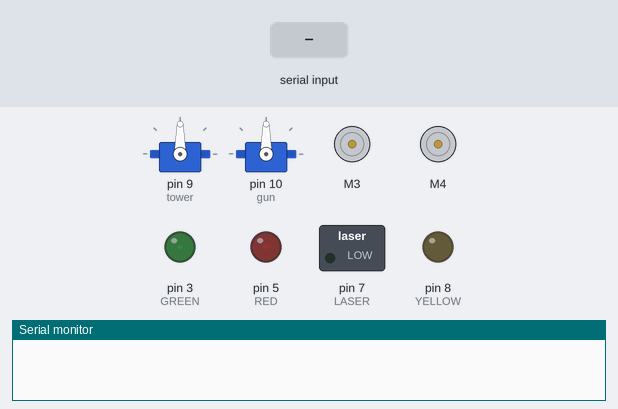
Simulated run of this sketch. Board: Arduino Uno, built with avr-gcc and run on an emulated ATmega328P. Shown: 2 × servo, 2 × DC motor (green arrow = forward, orange = backward, longer = faster), switched loads named in the sketch (green lamp = pin HIGH), output pins drawn as LEDs (lit = HIGH), the last lines printed to the serial monitor. Inputs (shaded band) come from the test bench.

Above: at 1.2 s.
1.3 s: "FIRE,1\n" received over the second serial link
At 2.3 s:
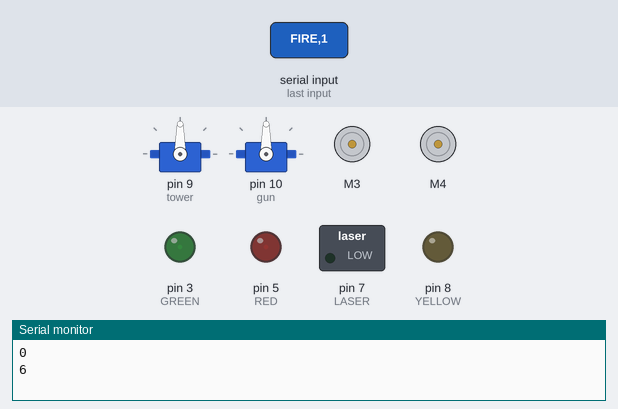
2.9 s: "FIRE,150\n" received over the second serial link
At 3.4 s:
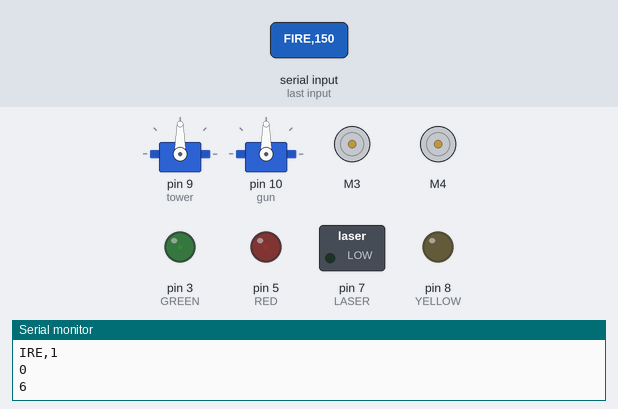
Timing chart, 0 to 5.9 s (numbered marks = the images above; inputs shaded):
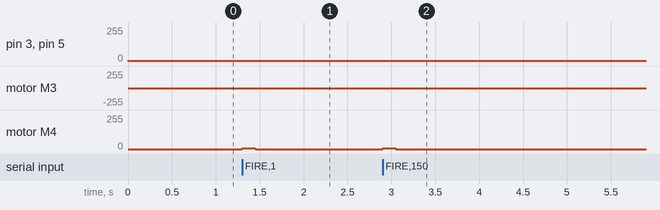

The sketch:

sketch_may23a.ino
```cpp
#include <AFMotor.h>
#include <Servo.h>
#include <SoftwareSerial.h>
#include "GyverTimer.h"
#include <string.h>    // подключаем библиотеку
#include <stdio.h>
#include <stdlib.h>
#include <math.h>

//#include <AsyncStream.h>


GTimer bodyTimer(MS);
GTimer towerTimer(MS);
GTimer gunTimer(MS);

int stepG = 1;
int stepT = 1;
const char *row = "FBLRS";

Servo tower;
int minT = 0, maxT = 180;
Servo gun;
int minG = 0, maxG = 90;

AF_DCMotor motor1(3); // Левый мотор
AF_DCMotor motor2(4); // Правый мотор

int spFB=0, spLR=0;
int tow_dir = 0, gun_dir = 0;
boolean tow_flag =1 , gun_flag = 1;
boolean flag = false;

SoftwareSerial BTserial (0, 1);

int TEST_SPEED = 240;
int servoPinT = 9;
int servoPinG = 10;

//Для диодов и лазера
int GREEN =3 , YELLOW = 8, RED = 5, LASER =7;

int BEEP;

typedef enum Speed {
    low = 60,
    mid = 120,
    high = 250
};
Speed speed = high;

//MOVE, PREPARE, FIRE
String status = "";

void setup() {
  bodyTimer.setInterval(150);
  towerTimer.setInterval(200);

  pinMode (GREEN, OUTPUT);
  pinMode (YELLOW, OUTPUT);
  pinMode (RED, OUTPUT);
  pinMode (LASER, OUTPUT);
  tower.attach (9);
  gun.attach (10);

  // tower.write(90);
  // gun.write(90);

  //tower.writeMicroseconds (1500);
  //gun.writeMicroseconds (1500);

  Serial.begin(9600);
  pinMode (BEEP, OUTPUT);
  BTserial.begin (9600);
  motor1.setSpeed (speed);
  motor2.setSpeed (speed);
  motor1.run(RELEASE);
  motor2.run(RELEASE);
  status = "MOVE";
}

void body_stop () {
  spFB = 0;
  spLR = 0;
  motor1.setSpeed (0);
  motor1.run (RELEASE);
  motor2.setSpeed (0);
  motor2.run (RELEASE);
}
void gun_stop () {
  gun_dir = 0;
}
void tower_stop () {
  tow_dir = 0;
}

void mv(int spFB, int spLR)
{
  if(spFB < 0 && spLR < 0)
  {
     motor1.setSpeed (abs(spFB));
     motor2.setSpeed (abs(spLR));
     motor1.run (BACKWARD);
     motor2.run (FORWARD);
  }
    if(spFB < 0 && spLR > 0)
  {
     motor1.setSpeed (abs(spFB));
     motor2.setSpeed (abs(spLR));
     motor1.run (BACKWARD);
     motor2.run (BACKWARD);
  }
    if(spFB >0  && spLR < 0)
  {
     motor1.setSpeed (abs(spFB));
     motor2.setSpeed (abs(spLR));
     motor1.run (FORWARD);
     motor2.run (FORWARD);
  }
    if(spFB > 0 && spLR > 0)
  {
     motor1.setSpeed (abs(spFB));
     motor2.setSpeed (abs(spLR));
     motor1.run (FORWARD);
     motor2.run (BACKWARD);
  }
  if(spFB == 0 && spLR > 0)
  {
     motor2.setSpeed (spLR);
     motor1.setSpeed (spLR);
     motor2.run (BACKWARD);
     motor1.run (BACKWARD);
  }
    if(spFB == 0 && spLR == 0)
  {
     motor2.setSpeed (spLR);
     motor1.setSpeed (spLR);
     motor2.run (RELEASE);
     motor1.run (RELEASE);
  }
      if(spFB == 0 && spLR < 0)
  {
     motor2.setSpeed (abs(spLR));
     motor1.setSpeed (abs(spLR));
     motor2.run (FORWARD);
     motor1.run (FORWARD);
  }
    if(spFB >0 && spLR == 0)
  {
     motor2.setSpeed (spFB);
     motor1.setSpeed (spFB);
     motor2.run (FORWARD);
     motor1.run (BACKWARD);
  }
      if(spFB < 0 && spLR == 0)
  {
     motor2.setSpeed (abs(spFB));
     motor1.setSpeed (abs(spFB));
     motor2.run (BACKWARD);
     motor1.run (FORWARD);
  }
}

void mv_gun (int tow_dir, int gun_dir) {
  if ((tow_dir == 0) && (gun_dir == 0))
    return;
  if (tow_dir == -1)
    tn_left();
  else if (tow_dir == 1)
    tn_right();
  if (gun_dir == -1)
    gun_down();
  else if (gun_dir == 1)
    gun_up();
}

int current_angleT = tower.read();
int current_angleG = gun.read();

// rotate tower

void tn_right () {
  towerTimer.start();
  if(minT <= current_angleT + stepT <= maxT) {
    current_angleT += stepT;
    tower.write(current_angleT);
  }
  tow_dir = 0;
}

void tn_left () {
  towerTimer.start();
  if(minT <= current_angleT - stepT <= maxT) {
    current_angleT -= stepT;
    tower.write(current_angleT);
  }
  tow_dir = 0;
}

void gun_up () {
  gunTimer.start();
  if(minG <= current_angleG + stepG <= maxG) {
    current_angleG += stepG;
    gun.write(current_angleG);

  }
  gun_dir = 0;
}

void gun_down () {
  gunTimer.start();
  if(minG <= current_angleG - stepG <= maxG) {
    current_angleG -= stepG;
    gun.write(current_angleG);
  }
  gun_dir = 0;
}

char lst_butt="";
char crnt_butt = "";

char sep [2]=":";
const byte numChars = 40;
String receivedChars= "";   // an array to store the received data
boolean newData = false;

void recvWithEndMarker() {
    char rc;
    while (BTserial.available() > 0 && newData == false) {
        rc = BTserial.read();
        if (rc != 'F')
          receivedChars += rc;
        else {
          Serial.println(receivedChars);
          char buf[40];
          strcpy(buf,receivedChars.c_str());
          delimateString(spLR, spFB, tow_dir, gun_dir, buf, flag);
          receivedChars = "";
        }
    }
}

void delimateString(int &spLR, int &spFB, int &tow_dir, int &gun_dir, char* cm, boolean &fire_flag)
{
    char *istr;
    istr = strtok (cm,sep);
    spLR = atoi(istr);
    Serial.println(spLR,DEC);

    istr = strtok (NULL,sep);
    spFB = atoi(istr);
    Serial.println(spFB,DEC);
    if(spLR!=0 || spFB !=0 )
      bodyTimer.reset();

    istr = strtok (NULL, sep);
    tow_dir = atoi (istr);

    istr = strtok (NULL, sep);
    gun_dir = atoi (istr);

    if(tow_dir!=0 && tow_flag!=1)
      tow_dir =0;
    if(gun_dir!=0  && gun_flag!=1)
      gun_dir = 0;


    istr = strtok (NULL,sep);
    fire_flag = (strcmp (istr, "f") == 0);

    newData = false;
}

void change_status () {
  if ((status == "MOVE") && (flag))
    status = "PREPARE";
  else if ((status == "PREPARE") && (flag))
    status = "FIRE";
}

void diod_light () {
  if (status == "MOVE") {
    analogWrite (YELLOW, HIGH);
    analogWrite (RED, HIGH);
    analogWrite (GREEN, HIGH);
    analogWrite (LASER, HIGH);
  }
  else if (status == "PREPARE") {
    //analogWrite (GREEN, LOW);
    //analogWrite (RED, LOW);
    analogWrite (YELLOW, HIGH);
  }
  else if (status == "FIRE") {
    //analogWrite (GREEN, LOW);
    //analogWrite (YELLOW, LOW);
    analogWrite (RED, HIGH);
  }
}

void fire () {
  int reload_time = 10000, fire_time = 1000;
  analogWrite (BEEP, 50);
  analogWrite (LASER, HIGH);
  delay (fire_time);
  analogWrite (BEEP, 0);
  analogWrite (LASER, LOW);
  //Like a reload
  delay (reload_time);
}

void loop () {
  if (bodyTimer.isReady()){
    body_stop();
    bodyTimer.reset();
  }
  if (towerTimer.isReady()){
    tow_flag= 1;
    towerTimer.reset();
    towerTimer.stop();
  }
   if (gunTimer.isReady()){
    gun_flag= 1;
    gunTimer.reset();
    gunTimer.stop();
  }

  recvWithEndMarker();
  change_status();
  diod_light();
  mv(spFB, spLR);
  mv_gun (tow_dir, gun_dir);
  // if (status == "MOVE")
  //   mv(spFB, spLR);
  // if (status == "PREPARE") {
  //   full_stop();
  //   mv_gun (tow_dir, gun_dir);
  // }
  // if (status == "FIRE") {
  //   fire();
  //   flag = false;
  //   status = "MOVE";
  // }
}
```

Measured:
- after the input at 1.3 s, motor M3: stopped → backward 6/255 at once, → stopped 0.15 s later; motor M4: stopped → forward 6/255 at once, → stopped 0.15 s later
- after the input at 2.9 s, motor M3: stopped → backward 6/255 at once, → stopped 0.15 s later; motor M4: stopped → forward 6/255 at once, → stopped 0.15 s later
